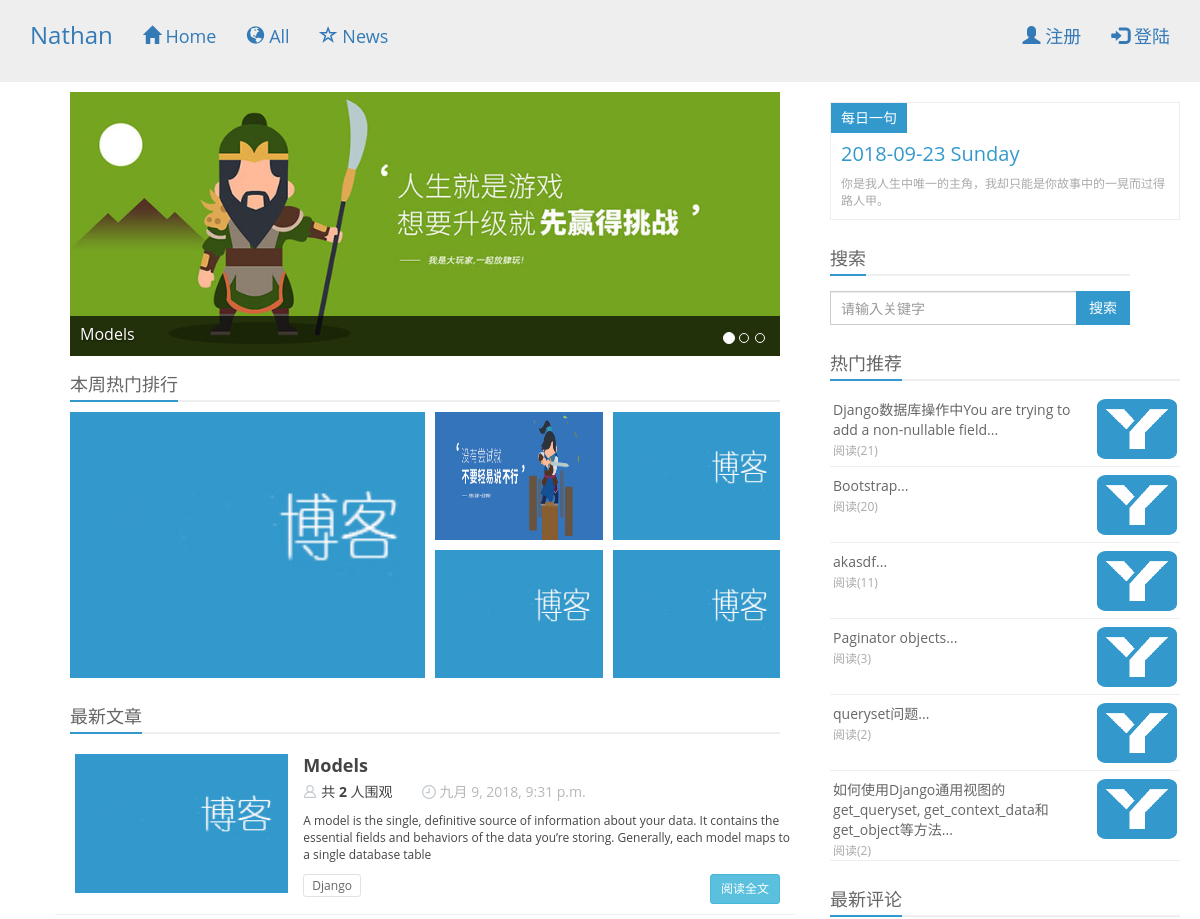
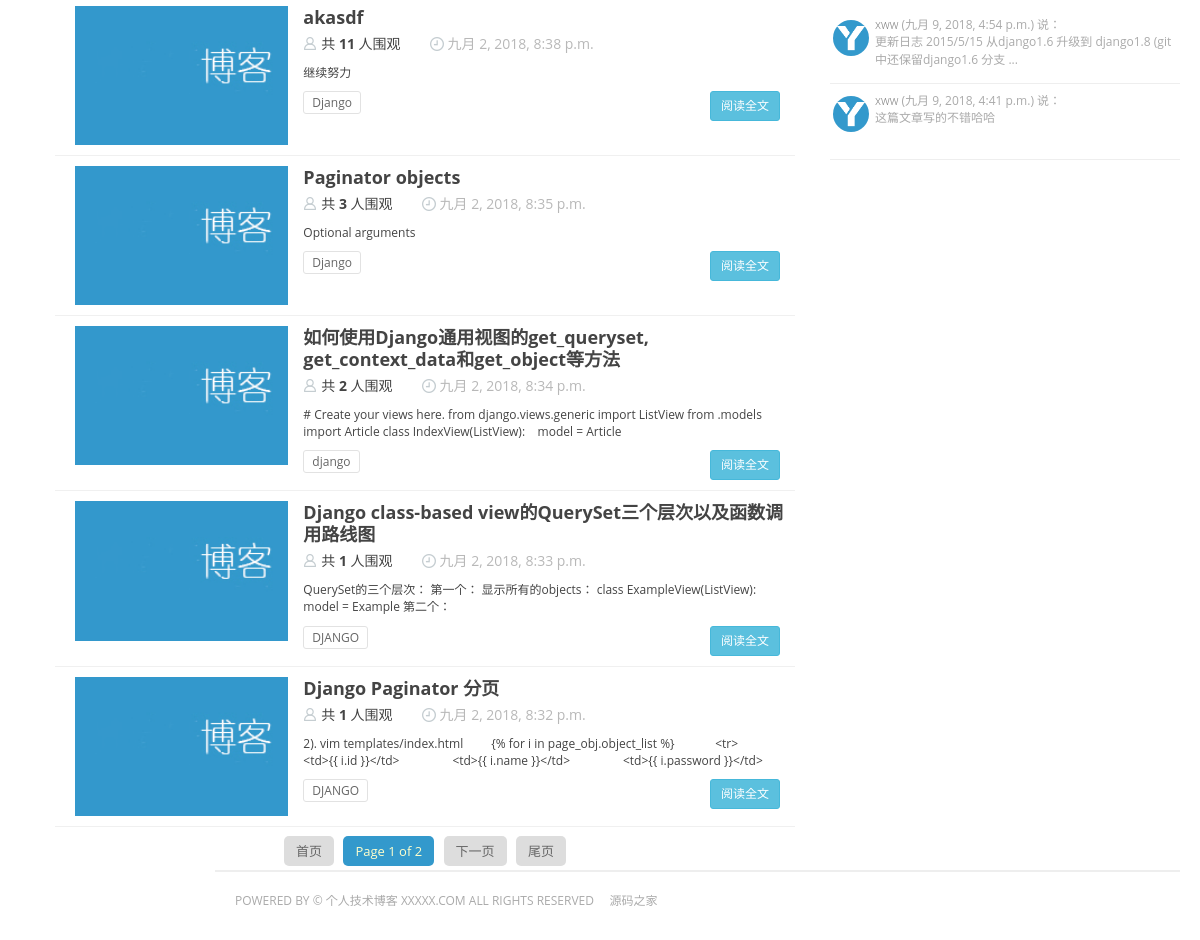
/, run on an earlier commit of the app's database (2 pictures, top to bottom).
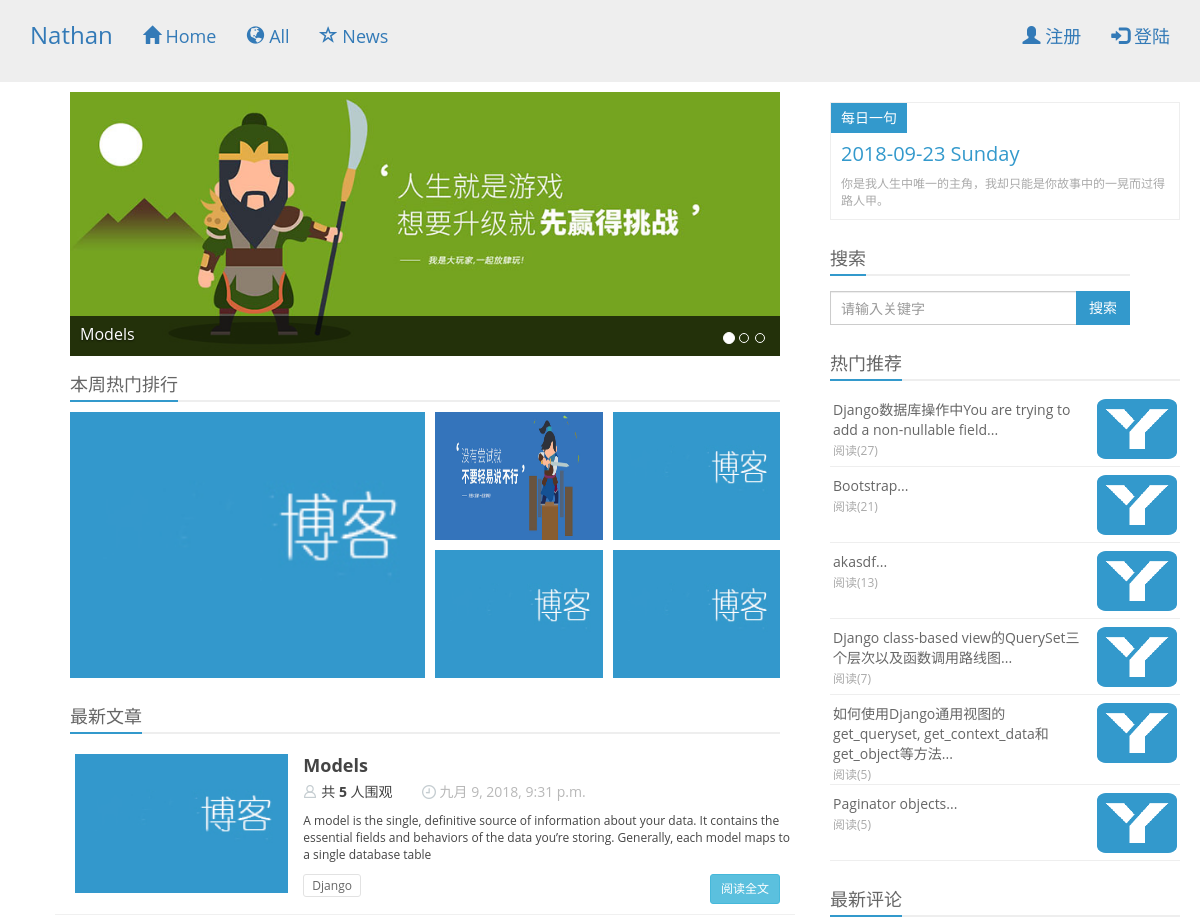
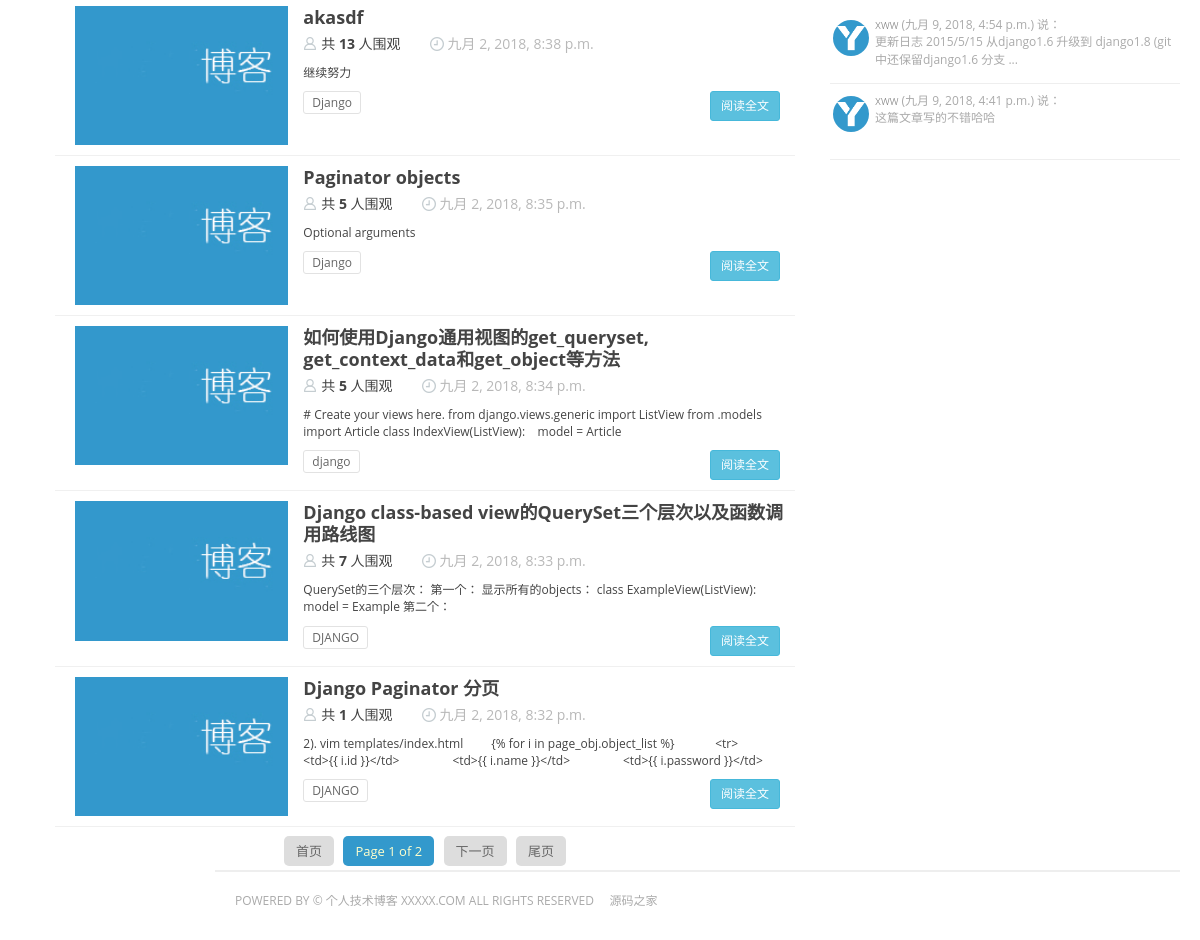
And on a later commit of the database (2 pictures, top to bottom).
### blog/models.py (models this page shows, shortened)
class Carousel(models.Model):
    title = models.CharField(max_length=100,verbose_name=u'标题')
    summary = models.TextField(blank=True,null=True,verbose_name=u'摘要')
    img = models.CharField(max_length=200,verbose_name=u'轮播图片',default='/static/img/carousel/img1.jpg')
    create_time = models.DateTimeField(u'创建时间',auto_now_add=True)
    article = models.ForeignKey(Article,null=True)
    class Meta:
        verbose_name_plural = verbose_name = u'轮播'
        ordering = ['-create_time']
        app_label = string_with_title('blog',u'博客管理')

class Article(models.Model):
    author = models.ForeignKey(User)
    title = models.CharField(max_length=100)
    content = RichTextField()
    summary = models.TextField(verbose_name=u'摘要')
    view_counter = models.IntegerField(default=0)
    zan_counter = models.IntegerField(default=0)
    tags = models.CharField(max_length=200,null=True,blank=True,
                            verbose_name=u'标签',help_text=u'用逗号分割')
    img = models.CharField(max_length=200, verbose_name=u'文章缩略图', default='/static/img/logo.jpg')
    create_time = models.DateTimeField(u'创建时间',auto_now_add=True)
    def get_tags(self):
        tag_list = self.tags.split(',')
        while '' in tag_list:
            tag_list.remove('')
        return tag_list
    class Meta:
        ordering = ['-create_time',]
    def __unicode__(self):
        return self.title
    __str__ = __unicode__

class Comment(models.Model):
    user = models.ForeignKey(User)
    article = models.ForeignKey(Article)
    text = models.TextField()
    create_time = models.DateTimeField(u'创建时间', auto_now_add=True)
    class Meta:
        verbose_name_plural = verbose_name = u'评论'
        ordering = ['-create_time',]

### blog/views.py (the view)
# urls.py: url(r'^$',IndexView.as_view(),name='index-view'),
class IndexView(BaseMixin, ListView):
    template_name = 'blog/index.html'
    def get_context_data(self,**kwargs):
        kwargs['carousel_page_list'] = Carousel.objects.all()
        article_list = Article.objects.all()
        paginator = Paginator(article_list,6,2)
        pageno = self.request.GET.get('page')
        try:
            contacts = paginator.page(pageno)
        except PageNotAnInteger:
            contacts = paginator.page(1)
        except EmptyPage:
            contacts = paginator.page(paginator.num_pages)
        kwargs['contacts'] = contacts
        return super(IndexView,self).get_context_data(**kwargs)
    def get_queryset(self):
        article_list = Article.objects.order_by("-view_counter")[0:5]
        return article_list

### blog/views.py (called while the page is built)
    def get_context_data(self,*args,**kwargs):
        context = super(BaseMixin,self).get_context_data(**kwargs)
        try:
            context['website_title'] = settings.WEBSITE_TITLE
            context['hot_article_list'] = Article.objects.order_by("-view_counter")[0:6]
            context['hot_comment_list'] = Comment.objects.all()[0:6]
            now_time = time.strftime('%Y-%m-%d %A',time.localtime(time.time()))
            context['now_time'] = now_time
        except Exception as e:
            print("load basic error")
        return context

### blog/templates/blog/index.html (shortened to what this page needs)
{% extends "./base.html" %}
{% block content%}
<div class="content-wrap">
  <div class="content">
      {% if carousel_page_list %}
      {% include "./include/carousel.html"%}
      {% endif %}
      <div class="content-block hot-content hidden-xs">
          <h2 class="title"><strong>本周热门排行</strong></h2>
          <ul>
              {% for article in article_list%}
                  {% if forloop.first %}
                      <li class="large"><a href="{%url 'article-detail-view' article.id %}" target="_blank">
                          <img src="{{ article.img }}" alt="">
                          <h3> {{ article.title }} </h3></a>
                      </li>
                  {% else %}
                      <li><a href="{% url 'article-detail-view' article.id %}" target="_blank">
                          <img src="{{ article.img }}" alt="">
                          <h3> {{ article.title }} </h3></a>
                      </li>
                  {% endif %}
              {% endfor %}
          </ul>
      </div>
      <div class="content-block new-content">
          <h2 class="title"><strong>最新文章</strong></h2>
          {% if contacts.object_list %}
          {% include "./include/new_article.html"%}
          {% endif %}
        <div class="quotes" style="margin-top:15px">
            <a href="?page=1">首页</a>
            <span class="current">Page {{ contacts.number }} of {{ contacts.paginator.num_pages }}</span>
            {% if contacts.has_next %}
                <a href="?page={{ contacts.next_page_number }}">下一页</a>
            {% endif %}
            <a href="?page={{ contacts.paginator.num_pages }}">尾页</a>
        </div>
      </div>
    </div>
</div>
{% include "./include/aside_bar.html" %}
{% endblock%}

### blog/templates/blog/base.html (shortened to what this page needs)
<!DOCTYPE html>
<html>
<head>
	<link href="/static/bootstrap/css/bootstrap.css" type="text/css" rel="stylesheet">
	<link href="/static/css/style.css" type="text/css" rel="stylesheet">
	<link href="/static/css/nprogress.css" type="text/css" rel="stylesheet">
</head>
<body>
    {% include "./include/nav.html" %}
	<section class="mycontainer user-select">
        {% block content%} {% endblock%}
		<footer class="footer">POWERED BY &copy;
            <a href="#">个人技术博客 XXXXX.COM</a> ALL RIGHTS RESERVED &nbsp;&nbsp;&nbsp;
            <span><a href="http://www.mycodes.net/" target="_blank">源码之家</a></span>
        </footer>
	</section>
</body>
</html>

### blog/templates/blog/include/nav.html (shortened to what this page needs)
{% url 'index-view' as index_url %}
<nav class="navbar nav-deafult navbar-static-top header" role="navigation">
    <div class="container">
        <div class="navbar-header">
            <a class="navbar-brand logo" href="#">Nathan</a>
        </div>
        <div id="navbar" class="navbar-collapse collapse">
            <ul class="nav navbar-nav">
                <li class="active"><a href="{{index_url}}">
                    <span class="glyphicon glyphicon-home"></span> Home</a>
                </li>
                <li><a href="#about">
                    <span class="glyphicon glyphicon-globe"></span> All</a>
                </li>
                <li><a href="#contact">
                    <span class="glyphicon glyphicon-star-empty"></span> News</a>
            </ul>
            <ul class="nav navbar-nav navbar-right">
                {% if not user.is_authenticated %}
                    <li><a href="" data-toggle="modal" data-target="#register"><span class="glyphicon glyphicon-user"></span> 注册</a></li>
                    <li><a href="" data-toggle="modal" data-target="#login"><span class="glyphicon glyphicon-log-in"></span> 登陆 </a></li>
                {% endif %}
            </ul>
        </div>
    </div>
</nav>

### blog/templates/blog/include/carousel.html (shortened to what this page needs)
<div id="carousel-example-generic" class="carousel slide" data-ride="carousel">
    <ol class="carousel-indicators">
        {% for carousel_page in carousel_page_list%}
            {% if forloop.first %}
              <li data-target="#carousel-example-generic" data-slide-to="0" class="active"></li>
            {% else %}
              <li data-target="#carousel-example-generic" data-slide-to="{{forloop.counter0}}"></li>
            {% endif %}
        {% endfor%}
    </ol>
    <div class="carousel-inner" role="listbox">
        {% for carousel_page in carousel_page_list %}
            {% if forloop.first %}
                <div class="item active">
                    <a href="{%url 'article-detail-view' carousel_page.article.id %}" target="_blank">
                        <img src="{{ carousel_page.img}}" alt="" />
                    </a>
                    <div class="carousel-caption">{{carousel_page.title}}
                    </div>
                    <span class="carousel-bg"></span>
                </div>
            {% endif %}
        {% endfor %}
    </div>
</div>

### blog/templates/blog/include/new_article.html
<div class="row">
    {% for new_article in contacts.object_list %}
        <div class="news-list">
        <div class="news-img col-xs-5 col-sm-5 col-md-4"> <a target="_blank" href=""><img src="{{ new_article.img }}" alt=""> </a> </div>
        <div class="news-info col-xs-7 col-sm-7 col-md-8">
          <dl>
            <dt> <a href="{%url 'article-detail-view' new_article.id %}" target="_blank" > {{ new_article.title }} </a> </dt>
            <dd><span class="name">共 <strong>{{new_article.view_counter }}</strong> 人围观</span>
                <span class="identity"></span> <span class="time"> {{ new_article.create_time }} </span></dd>
            <dd class="text">{{ new_article.summary }}</dd>
          </dl>
          <div class="news_bot col-sm-7 col-md-8">
              <span class="tags visible-lg visible-md">
                  {% for tag in new_article.get_tags %}
                      <a href="">{{ tag }}</a>
                  {% endfor %}
              </span>
              <span class="look"><a href="{%url 'article-detail-view' new_article.id %}">
                  <button type="button" class="btn btn-sm btn-info">阅读全文</button></a>
              </span>
          </div>
        </div>
        </div>
    {% endfor %}
</div>

### blog/templates/blog/include/aside_bar.html
<aside class="sidebar visible-lg">
    <div class="sentence"> <strong>每日一句</strong>
        <h2>{{ now_time }}</h2>
        <p>你是我人生中唯一的主角，我却只能是你故事中的一晃而过得路人甲。</p>
    </div>
    <div id="search" class="sidebar-block search" role="search">
        <h2 class="title"><strong>搜索</strong></h2>
        <form class="navbar-form" action="search.php" method="post">
            <div class="input-group">
                <input type="text" class="form-control" size="35" placeholder="请输入关键字">
                <span class="input-group-btn">
                    <button class="btn btn-default btn-search" type="submit">搜索</button>
                </span>
            </div>
        </form>
    </div>
    <div class="sidebar-block recommend">
        <h2 class="title"><strong>热门推荐</strong></h2>
        <ul>
            {% for h_article in hot_article_list %}
                <li><a target="_blank" href="{% url 'article-detail-view' h_article.id %}">
                    <span class="thumb"><img src="/static/img/icon/icon.png" alt=""></span>
                    <span class="text">{{h_article.title }}...</span>
                    <span class="text-muted">阅读({{h_article.view_counter }})</span>
                </a></li>
            {% endfor %}
        </ul>
    </div>
    <div class="sidebar-block comment">
        <h2 class="title"><strong>最新评论</strong></h2>
        <ul>
            {% for comment in hot_comment_list %}
                <li data-toggle="tooltip" data-placement="top" title="站长的评论">
                    <a target="_blank" href="">
                        <span class="face"><img src="/static/img/icon/icon.png" alt=""></span>
                        <span class="text"><strong>{{ comment.user.username }}</strong> ({{ comment.create_time }}) 说：<br />
                            {% autoescape on %}
                            {{ comment.text | slice:"60" }}
                            {% endautoescape %}
                            {% if  comment.text|length  > 60%}
                                ...
                            {% endif %}
                        </span>
                    </a>
                </li>
            {% endfor %}
        </ul>
    </div>
</aside>

What changed in the data, as far as the page shows it:
no longer on this page (row unchanged): Article: img (picture), title "queryset问题", view_counter "2"
changed Article "Django数据库操作中You are trying to add a non-nullable field": view_counter "21" → "27"
changed Article "Bootstrap": view_counter "20" → "21"
changed Article "akasdf": view_counter "11" → "13"
now on one of the page's lists (row edited): Article: title "Django class-based view的QuerySet三个层次以及函数调用路线图", view_counter "7"
changed Article "Django class-based view的QuerySet三个层次以及函数调用路线图": view_counter "1" → "7"
changed Article "如何使用Django通用视图的get_queryset, get_context_data和get_object等方法": view_counter "2" → "5"; moves up the list
changed Article "Models": view_counter "2" → "5"
changed Article "Paginator objects": view_counter "3" → "5"
